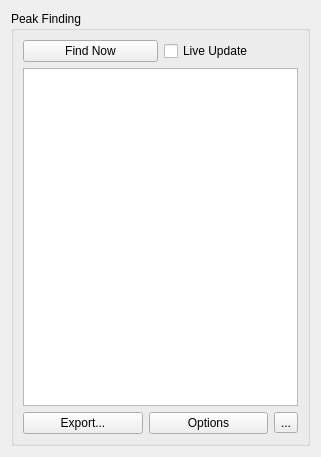
<?xml version="1.0" encoding="UTF-8"?>
<ui version="4.0">
 <class>PeakFindWidget</class>
 <widget class="QWidget" name="PeakFindWidget">
  <property name="geometry">
   <rect>
    <x>0</x>
    <y>0</y>
    <width>321</width>
    <height>457</height>
   </rect>
  </property>
  <property name="windowTitle">
   <string>Form</string>
  </property>
  <layout class="QVBoxLayout" name="verticalLayout">
   <item>
    <widget class="QGroupBox" name="groupBox">
     <property name="title">
      <string>Peak Finding</string>
     </property>
     <layout class="QVBoxLayout" name="verticalLayout_2">
      <item>
       <layout class="QHBoxLayout" name="horizontalLayout">
        <item>
         <widget class="QPushButton" name="findButton">
          <property name="text">
           <string>Find Now</string>
          </property>
         </widget>
        </item>
        <item>
         <widget class="QCheckBox" name="liveUpdateBox">
          <property name="text">
           <string>Live Update</string>
          </property>
         </widget>
        </item>
       </layout>
      </item>
      <item>
       <widget class="QTableView" name="peakListTableView">
        <property name="selectionMode">
         <enum>QAbstractItemView::MultiSelection</enum>
        </property>
        <property name="selectionBehavior">
         <enum>QAbstractItemView::SelectRows</enum>
        </property>
        <attribute name="horizontalHeaderCascadingSectionResizes">
         <bool>true</bool>
        </attribute>
        <attribute name="horizontalHeaderShowSortIndicator" stdset="0">
         <bool>true</bool>
        </attribute>
        <attribute name="horizontalHeaderStretchLastSection">
         <bool>true</bool>
        </attribute>
        <attribute name="verticalHeaderVisible">
         <bool>false</bool>
        </attribute>
       </widget>
      </item>
      <item>
       <layout class="QHBoxLayout" name="horizontalLayout_2">
        <item>
         <widget class="QPushButton" name="exportButton">
          <property name="text">
           <string>Export...</string>
          </property>
         </widget>
        </item>
        <item>
         <widget class="QPushButton" name="optionsButton">
          <property name="text">
           <string>Options</string>
          </property>
         </widget>
        </item>
        <item>
         <widget class="QToolButton" name="removeButton">
          <property name="text">
           <string>...</string>
          </property>
          <property name="icon">
           <iconset resource="resources.qrc">
            <normaloff>:/icons/remove.png</normaloff>:/icons/remove.png</iconset>
          </property>
         </widget>
        </item>
       </layout>
      </item>
     </layout>
    </widget>
   </item>
  </layout>
 </widget>
 <resources>
  <include location="resources.qrc"/>
 </resources>
 <connections/>
</ui>
